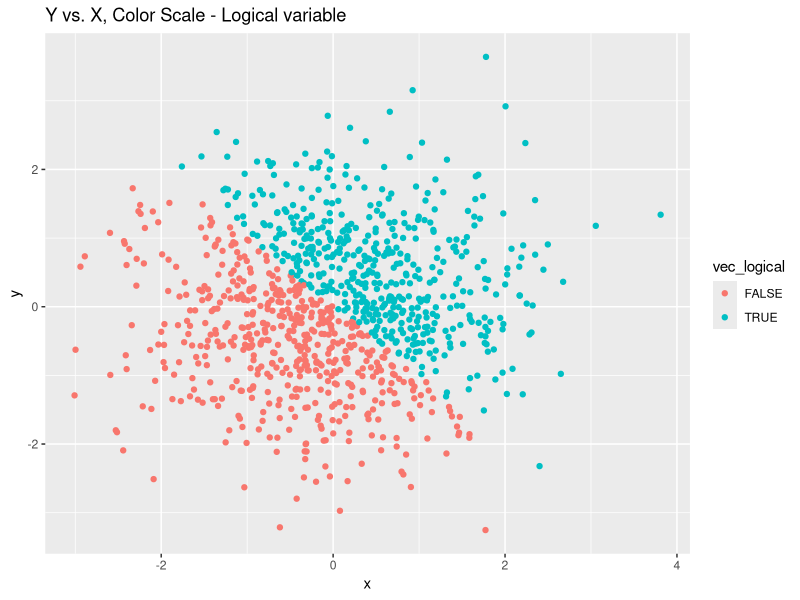
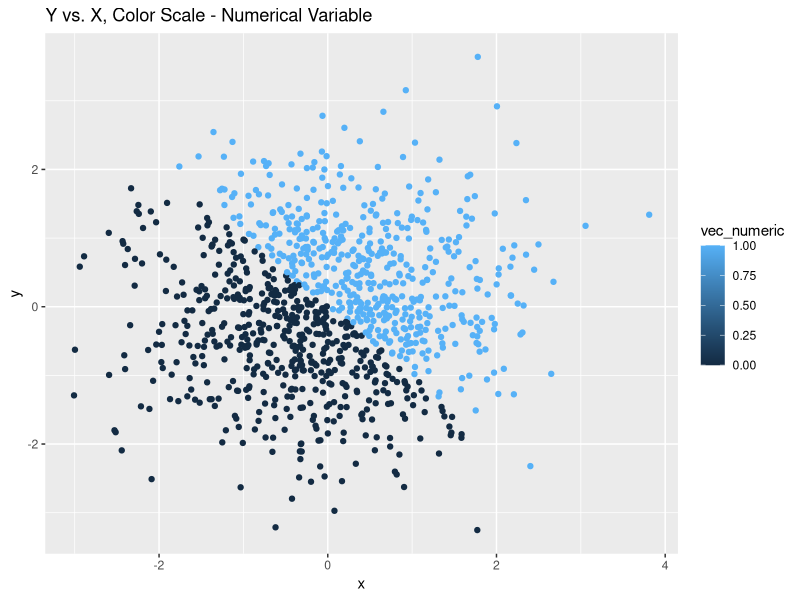
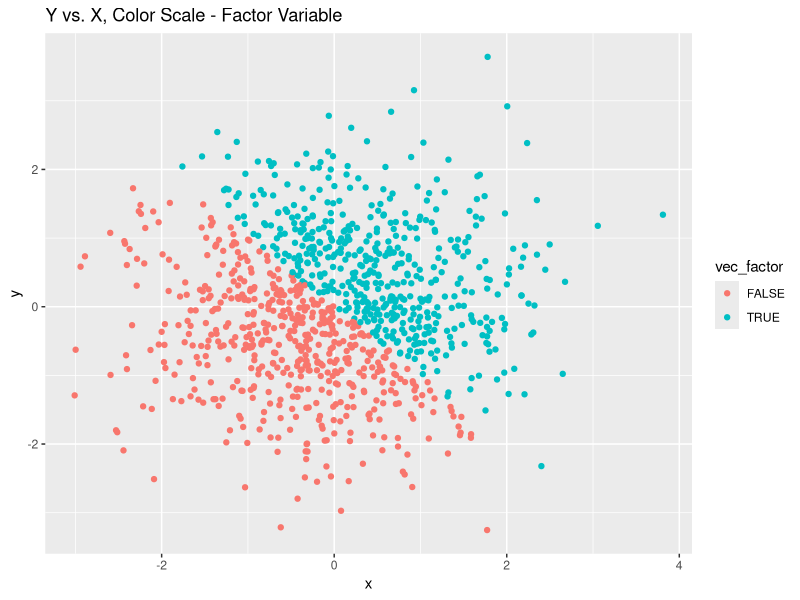
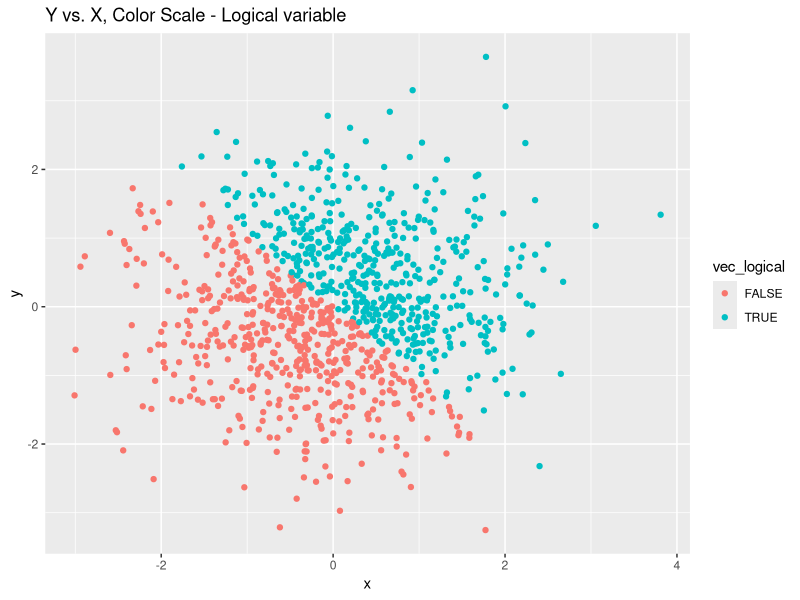

Write the R code that produced these figures, in order.
## ---- chunk 1
knitr::opts_chunk$set(echo = TRUE)
library(tidyverse)
## ---- chunk 2
set.seed(1)

# Create a new dataframe comprised of multiple variable types 
var_df <- tibble(
  vec_norm = runif(10, min = 0, max = 5),
  vec_logical = ifelse(vec_norm > 2, TRUE, FALSE),
  vec_char = c("apple", "orange", "lemon", "jackfruit", "papaya", "mango", "raspberry", "tomato", "cucumber", "lime"),
  vec_factor = factor(c("summer", "winter", "summer", "spring", "summer", "winter", "fall", "fall", "winter", "fall"))
)

var_df

# Calculate the mean of each variable in dataframe var_df
sapply(var_df,mean)
## ---- chunk 3
set.seed(1)

# Create a new dataframe containing multiple variable types 
plot_df <- tibble(
  x = rnorm(1000),
  y = rnorm(1000),
  vec_logical = ifelse(x + y > 0, TRUE, FALSE),
  vec_numeric = as.numeric(vec_logical),
  vec_factor = as.factor(vec_logical)
)
## ---- chunk 4
# Create scatterplot for y vs. x, points colored by logical variable
ggplot(plot_df, aes(x = x, y = y, color = vec_logical)) + geom_point() + ggtitle("Y vs. X, Color Scale - Logical variable")
ggsave("HW1_scatterplot.png")
## ---- chunk 5
# Create scatterplot for y vs. x, points colored by numerical variable
ggplot(plot_df, aes(x = x, y = y, color = vec_numeric)) + geom_point() + ggtitle("Y vs. X, Color Scale - Numerical Variable")

# Create scatterplot for y vs. x, points colored by factor variable
ggplot(plot_df, aes(x = x, y = y, color = vec_factor)) + geom_point() + ggtitle("Y vs. X, Color Scale - Factor Variable")
